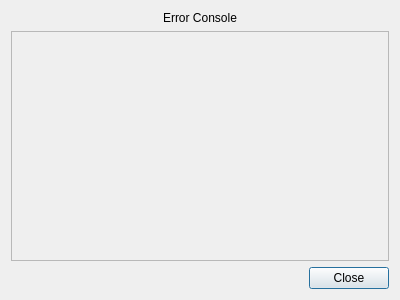
<?xml version="1.0" encoding="UTF-8"?>
<ui version="4.0">
 <class>MotionErrorDialog</class>
 <widget class="QDialog" name="MotionErrorDialog">
  <property name="geometry">
   <rect>
    <x>0</x>
    <y>0</y>
    <width>400</width>
    <height>300</height>
   </rect>
  </property>
  <property name="windowTitle">
   <string>Axis Errors</string>
  </property>
  <layout class="QVBoxLayout" name="verticalLayout">
   <item>
    <widget class="QLabel" name="errorLabel">
     <property name="text">
      <string>Error Console</string>
     </property>
     <property name="alignment">
      <set>Qt::AlignCenter</set>
     </property>
    </widget>
   </item>
   <item>
    <widget class="QScrollArea" name="scrollArea">
     <property name="widgetResizable">
      <bool>true</bool>
     </property>
     <widget class="QWidget" name="scrollAreaWidgetContents">
      <property name="geometry">
       <rect>
        <x>0</x>
        <y>0</y>
        <width>374</width>
        <height>210</height>
       </rect>
      </property>
     </widget>
    </widget>
   </item>
   <item>
    <widget class="QDialogButtonBox" name="buttonBox">
     <property name="orientation">
      <enum>Qt::Horizontal</enum>
     </property>
     <property name="standardButtons">
      <set>QDialogButtonBox::Close</set>
     </property>
    </widget>
   </item>
  </layout>
 </widget>
 <resources/>
 <connections>
  <connection>
   <sender>buttonBox</sender>
   <signal>accepted()</signal>
   <receiver>MotionErrorDialog</receiver>
   <slot>accept()</slot>
   <hints>
    <hint type="sourcelabel">
     <x>248</x>
     <y>254</y>
    </hint>
    <hint type="destinationlabel">
     <x>157</x>
     <y>274</y>
    </hint>
   </hints>
  </connection>
  <connection>
   <sender>buttonBox</sender>
   <signal>rejected()</signal>
   <receiver>MotionErrorDialog</receiver>
   <slot>reject()</slot>
   <hints>
    <hint type="sourcelabel">
     <x>316</x>
     <y>260</y>
    </hint>
    <hint type="destinationlabel">
     <x>286</x>
     <y>274</y>
    </hint>
   </hints>
  </connection>
 </connections>
</ui>
